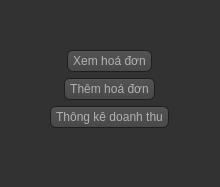
<?xml version="1.0" encoding="UTF-8"?>
<ui version="4.0">
 <class>MainWindow</class>
 <widget class="QMainWindow" name="MainWindow">
  <property name="geometry">
   <rect>
    <x>0</x>
    <y>0</y>
    <width>220</width>
    <height>187</height>
   </rect>
  </property>
  <property name="windowTitle">
   <string>Main</string>
  </property>
  <property name="styleSheet">
   <string notr="true">
QWidget
{
    color: #b1b1b1;
    background-color: #323232;
}</string>
  </property>
  <property name="tabShape">
   <enum>QTabWidget::Rounded</enum>
  </property>
  <property name="dockOptions">
   <set>QMainWindow::AllowTabbedDocks|QMainWindow::AnimatedDocks</set>
  </property>
  <widget class="QWidget" name="centralwidget">
   <layout class="QHBoxLayout" name="horizontalLayout">
    <item alignment="Qt::AlignHCenter|Qt::AlignVCenter">
     <widget class="QFrame" name="frame">
      <property name="styleSheet">
       <string notr="true">background-color:none;</string>
      </property>
      <layout class="QGridLayout" name="gridLayout">
       <property name="sizeConstraint">
        <enum>QLayout::SetDefaultConstraint</enum>
       </property>
       <property name="topMargin">
        <number>1</number>
       </property>
       <item row="0" column="0" alignment="Qt::AlignHCenter">
        <widget class="QPushButton" name="xemhd_btn">
         <property name="autoFillBackground">
          <bool>false</bool>
         </property>
         <property name="styleSheet">
          <string notr="true">QPushButton
{
    color: #b1b1b1;
    background-color: QLinearGradient( x1: 0, y1: 0, x2: 0, y2: 1, stop: 0 #565656, stop: 0.1 #525252, stop: 0.5 #4e4e4e, stop: 0.9 #4a4a4a, stop: 1 #464646);
    border-width: 1px;
    border-color: #1e1e1e;
    border-style: solid;
    border-radius: 6;
    padding: 3px;
    font-size: 12px;
    padding-left: 5px;
    padding-right: 5px;
    min-width: 40px;
}

QPushButton:pressed
{
    background-color: QLinearGradient( x1: 0, y1: 0, x2: 0, y2: 1, stop: 0 #2d2d2d, stop: 0.1 #2b2b2b, stop: 0.5 #292929, stop: 0.9 #282828, stop: 1 #252525);
}

QPushButton:hover{
	border-color: #cc8400
}</string>
         </property>
         <property name="text">
          <string>Xem hoá đơn</string>
         </property>
        </widget>
       </item>
       <item row="1" column="0" alignment="Qt::AlignHCenter">
        <widget class="QPushButton" name="themhd_btn">
         <property name="styleSheet">
          <string notr="true">QPushButton
{
    color: #b1b1b1;
    background-color: QLinearGradient( x1: 0, y1: 0, x2: 0, y2: 1, stop: 0 #565656, stop: 0.1 #525252, stop: 0.5 #4e4e4e, stop: 0.9 #4a4a4a, stop: 1 #464646);
    border-width: 1px;
    border-color: #1e1e1e;
    border-style: solid;
    border-radius: 6;
    padding: 3px;
    font-size: 12px;
    padding-left: 5px;
    padding-right: 5px;
    min-width: 40px;
}

QPushButton:pressed
{
    background-color: QLinearGradient( x1: 0, y1: 0, x2: 0, y2: 1, stop: 0 #2d2d2d, stop: 0.1 #2b2b2b, stop: 0.5 #292929, stop: 0.9 #282828, stop: 1 #252525);
}

QPushButton:hover{
	border-color: #cc8400
}</string>
         </property>
         <property name="text">
          <string>Thêm hoá đơn</string>
         </property>
        </widget>
       </item>
       <item row="2" column="0" alignment="Qt::AlignHCenter|Qt::AlignVCenter">
        <widget class="QPushButton" name="tkdt_btn">
         <property name="styleSheet">
          <string notr="true">QPushButton
{
    color: #b1b1b1;
    background-color: QLinearGradient( x1: 0, y1: 0, x2: 0, y2: 1, stop: 0 #565656, stop: 0.1 #525252, stop: 0.5 #4e4e4e, stop: 0.9 #4a4a4a, stop: 1 #464646);
    border-width: 1px;
    border-color: #1e1e1e;
    border-style: solid;
    border-radius: 6;
    padding: 3px;
    font-size: 12px;
    padding-left: 5px;
    padding-right: 5px;
    min-width: 40px;
}

QPushButton:pressed
{
    background-color: QLinearGradient( x1: 0, y1: 0, x2: 0, y2: 1, stop: 0 #2d2d2d, stop: 0.1 #2b2b2b, stop: 0.5 #292929, stop: 0.9 #282828, stop: 1 #252525);
}

QPushButton:hover{
	border-color: #cc8400
}</string>
         </property>
         <property name="text">
          <string>Thông kê doanh thu</string>
         </property>
        </widget>
       </item>
      </layout>
     </widget>
    </item>
   </layout>
  </widget>
 </widget>
 <resources/>
 <connections/>
</ui>
